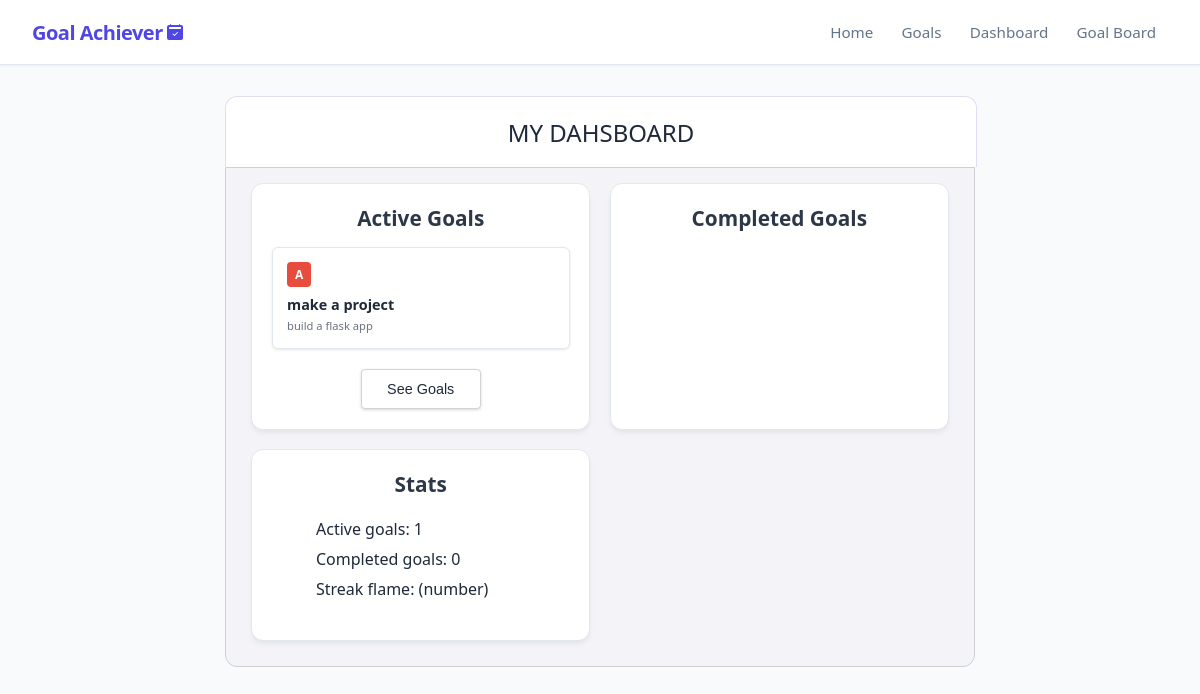
Page /dashboard on the earlier database version.
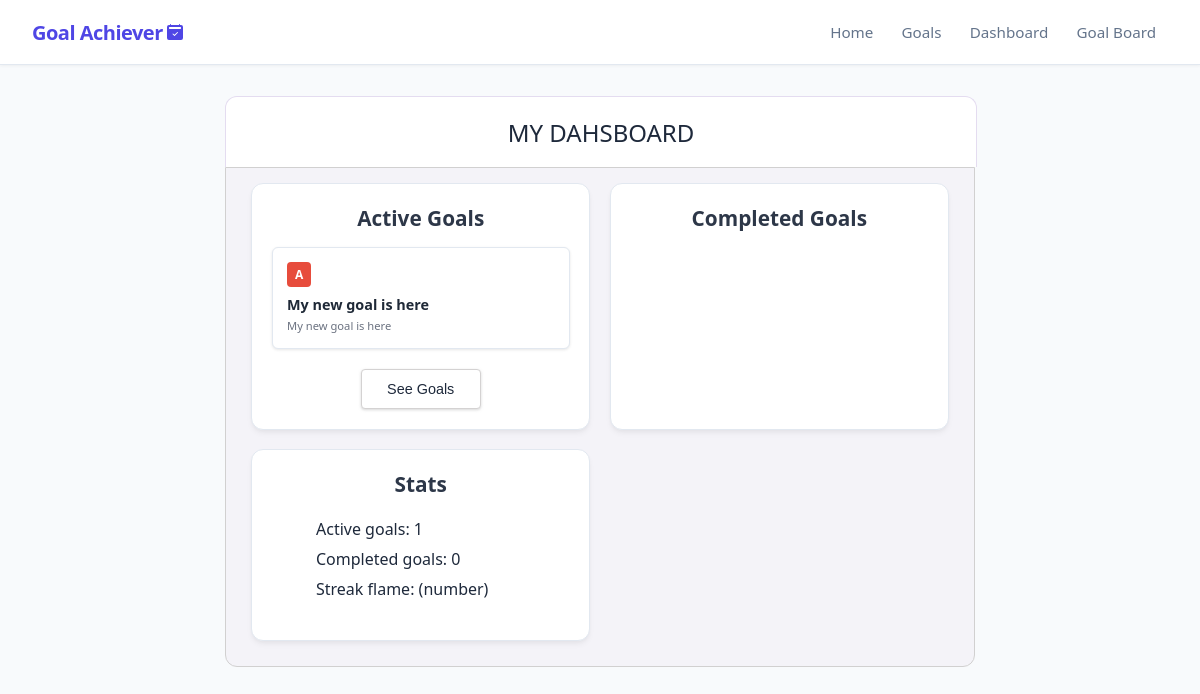
Same page on the later database version.
### app/models_db.py (models this page shows, shortened)
class Goal(db.Model):
    __tablename__ = 'goals'
    id = db.Column(db.Integer, primary_key=True)
    title = db.Column(db.String(100), nullable=False)
    description = db.Column(db.Text, nullable=False)
    is_completed = db.Column(db.Boolean, default=False)
    is_confirmed_finished = db.Column(db.Boolean, default=False)
    progress_percentage = db.Column(db.Float, default=0.0)
    difficulty = db.Column(db.String(20), nullable=False, default='Medium')
    priority = db.Column(db.String(1), nullable=False, default='b')
    created_at = db.Column(db.DateTime, default=datetime.now(timezone.utc), nullable=False)
    tasks = db.relationship('Task', backref='goal', cascade="all, delete-orphan", lazy=True)

### app/routes.py (the view)
@main.route("/dashboard", methods=['GET', 'POST'])
def dashboard():
    goals = Goal.query.order_by(Goal.priority.asc()).all()
    active_goals_count = 0
    finished_goals_count = 0
    for goal in goals:
        if goal.is_confirmed_finished == True:
            finished_goals_count += 1
        if goal.is_confirmed_finished == False:
            active_goals_count += 1
    return render_template('dashboard.html', goals=goals, active_goals_count=active_goals_count, finished_goals_count=finished_goals_count)

### app/templates/dashboard.html (shortened to what this page needs)
{% extends 'base.html' %}
{% block content %}
<div style="max-width: 800px;">
    <div class="dashboard-header">
            <h1>my dahsboard</h1>
        </div>
    <div class="dashboard-container">
        <div class="dashboard-card-container">
            <div class="dashboard-card">
                <div class="card-header">
                    <h2>active goals</h2>
                </div>
                <div class="active-goals-grid">
                    {% for goal in goals[:6] %}
                        {% if not goal.is_confirmed_finished %}
                            <div class="goal-card">
                                <span class="badge badge-{{ goal.priority }}">{{ goal.priority }}</span>
                                <h3 class="goal-title">{{ goal.title }}</h3>
                                <p class="goal-description">{{ goal.description | truncate(50) }}</p>
                            </div>
                        {% endif %}
                    {% endfor %}
                </div>
                    <div style="display: flex; align-items: center; padding: 0px 12px; margin: 20px 0px; margin-bottom: 0px;">
                        <a href="/goals" style="text-decoration: none; width: 120px; overflow: visible; margin: 0 auto;">
                            <button class="dashboard-action-btn">See Goals</button>
                        </a>
                    </div>
            </div>
            <div class="dashboard-card">
                <div class="card-header">
                    <h2>completed goals</h2>
                </div>
            </div>
            <div class="dashboard-card">
                <div class="card-header">
                    <h2>stats</h2>
                </div>
                <ul>
                    <li>Active goals: {{active_goals_count}}</li>
                    <li>Completed goals: {{finished_goals_count}}</li>
                    <li>Streak flame: (number)</li>
                </ul>
            </div>
        </div>
    </div>
</div>
{% endblock %}

Differences in the rows shown:
removed Goal: priority "A", title "make a project", description "build a flask app"
added Goal: priority "A", title "My new goal is here", description "My new goal is here"
